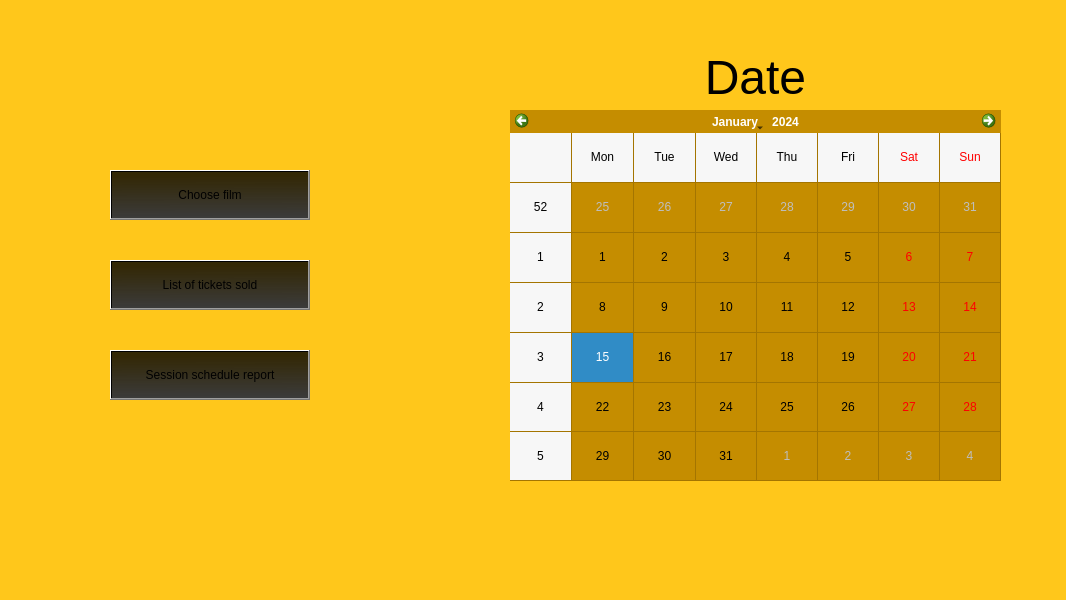
<?xml version="1.0" encoding="UTF-8"?>
<ui version="4.0">
 <class>CalendarWindow</class>
 <widget class="QDialog" name="CalendarWindow">
  <property name="geometry">
   <rect>
    <x>0</x>
    <y>0</y>
    <width>1066</width>
    <height>600</height>
   </rect>
  </property>
  <property name="minimumSize">
   <size>
    <width>1066</width>
    <height>600</height>
   </size>
  </property>
  <property name="maximumSize">
   <size>
    <width>1066</width>
    <height>600</height>
   </size>
  </property>
  <property name="windowTitle">
   <string>Dialog</string>
  </property>
  <property name="styleSheet">
   <string notr="true">background-color: rgb(255, 199, 27);</string>
  </property>
  <widget class="QCalendarWidget" name="calendarWidget">
   <property name="geometry">
    <rect>
     <x>510</x>
     <y>110</y>
     <width>491</width>
     <height>371</height>
    </rect>
   </property>
   <property name="cursor">
    <cursorShape>PointingHandCursor</cursorShape>
   </property>
   <property name="mouseTracking">
    <bool>false</bool>
   </property>
   <property name="styleSheet">
    <string notr="true">background-color: rgb(197, 141, 0)</string>
   </property>
   <property name="gridVisible">
    <bool>true</bool>
   </property>
  </widget>
  <widget class="QLabel" name="dateLabel">
   <property name="geometry">
    <rect>
     <x>570</x>
     <y>50</y>
     <width>371</width>
     <height>51</height>
    </rect>
   </property>
   <property name="styleSheet">
    <string notr="true">color: rgb(0, 0, 0);</string>
   </property>
   <property name="text">
    <string>&lt;html&gt;&lt;head/&gt;&lt;body&gt;&lt;p align=&quot;center&quot;&gt;&lt;span style=&quot; font-size:36pt;&quot;&gt;Date&lt;/span&gt;&lt;/p&gt;&lt;/body&gt;&lt;/html&gt;</string>
   </property>
   <property name="textFormat">
    <enum>Qt::RichText</enum>
   </property>
  </widget>
  <widget class="QPushButton" name="chooseFilmButton">
   <property name="enabled">
    <bool>true</bool>
   </property>
   <property name="geometry">
    <rect>
     <x>110</x>
     <y>170</y>
     <width>200</width>
     <height>50</height>
    </rect>
   </property>
   <property name="cursor">
    <cursorShape>PointingHandCursor</cursorShape>
   </property>
   <property name="autoFillBackground">
    <bool>false</bool>
   </property>
   <property name="styleSheet">
    <string notr="true">background-color: qlineargradient(spread:pad, x1:0.505208, y1:0.0797727, x2:0.510417, y2:1, stop:0 rgba(0, 0, 0, 204), stop:1 rgba(59, 59, 59, 255));</string>
   </property>
   <property name="text">
    <string>Choose film</string>
   </property>
   <property name="autoDefault">
    <bool>false</bool>
   </property>
  </widget>
  <widget class="QPushButton" name="listButton">
   <property name="geometry">
    <rect>
     <x>110</x>
     <y>260</y>
     <width>200</width>
     <height>50</height>
    </rect>
   </property>
   <property name="cursor">
    <cursorShape>PointingHandCursor</cursorShape>
   </property>
   <property name="autoFillBackground">
    <bool>false</bool>
   </property>
   <property name="styleSheet">
    <string notr="true">background-color: qlineargradient(spread:pad, x1:0.505208, y1:0.0797727, x2:0.510417, y2:1, stop:0 rgba(0, 0, 0, 204), stop:1 rgba(59, 59, 59, 255));</string>
   </property>
   <property name="text">
    <string>List of tickets sold</string>
   </property>
   <property name="autoDefault">
    <bool>false</bool>
   </property>
  </widget>
  <widget class="QPushButton" name="reportButton">
   <property name="geometry">
    <rect>
     <x>110</x>
     <y>350</y>
     <width>200</width>
     <height>50</height>
    </rect>
   </property>
   <property name="cursor">
    <cursorShape>PointingHandCursor</cursorShape>
   </property>
   <property name="autoFillBackground">
    <bool>false</bool>
   </property>
   <property name="styleSheet">
    <string notr="true">background-color: qlineargradient(spread:pad, x1:0.505208, y1:0.0797727, x2:0.510417, y2:1, stop:0 rgba(0, 0, 0, 204), stop:1 rgba(59, 59, 59, 255));</string>
   </property>
   <property name="text">
    <string>Session schedule report</string>
   </property>
   <property name="autoDefault">
    <bool>false</bool>
   </property>
  </widget>
 </widget>
 <resources/>
 <connections/>
</ui>
